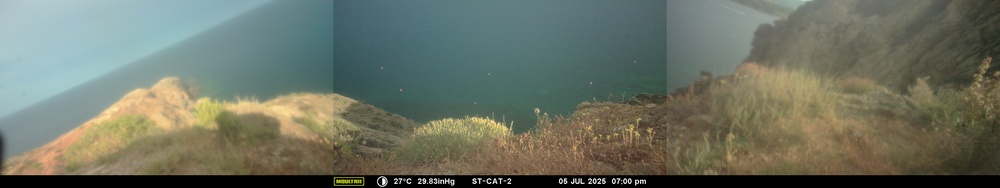
#> input picture Images/MFDC2700.JPG, 1000 x 188 px, shrunk from 10656 x 1998 before the run
$ python -i normalization.py   (imports and definitions only)
#> lines starting #> are read from the running program, lines starting #| are printed output that depends on the picture
# -*- coding: utf-8 -*-
"""Normalisation d'images : CLAHE, histogram equalization, balance des blancs."""

import cv2
import numpy as np
from PIL import Image


def clahe_equalization(image: np.ndarray, clip_limit: float = 2.0,
                       tile_grid: tuple = (8, 8)) -> np.ndarray:
    """Applique CLAHE (Contrast Limited Adaptive Histogram Equalization) sur chaque canal."""
#> called with clip_limit = 2, tile_grid = (8, 8)
    if image.dtype != np.uint8:
        image = (image * 255).clip(0, 255).astype(np.uint8)
    lab = cv2.cvtColor(image, cv2.COLOR_RGB2LAB)
#> lab: shape (188, 1000, 3); mean of channels 0, 1, 2 120, 123.9, 135.3
    clahe = cv2.createCLAHE(clipLimit=clip_limit, tileGridSize=tile_grid)
    lab[:, :, 0] = clahe.apply(lab[:, :, 0])
#> lab: shape (188, 1000, 3); mean of channels 0, 1, 2 123.3, 123.9, 135.3
    return cv2.cvtColor(lab, cv2.COLOR_LAB2RGB)
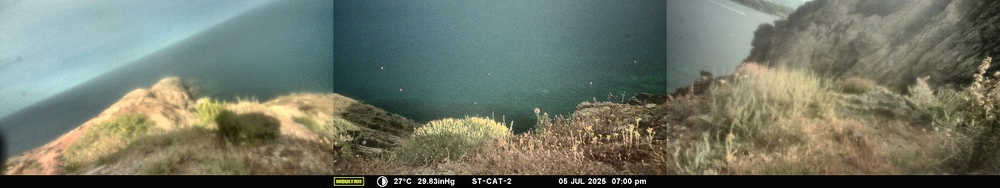
#> returned value: shape (188, 1000, 3); mean R, G, B 112.5, 118.1, 103.9


def histogram_equalization(image: np.ndarray) -> np.ndarray:
    """Histogram equalization sur le canal L (espace LAB)."""
    if image.dtype != np.uint8:
        image = (image * 255).clip(0, 255).astype(np.uint8)
    lab = cv2.cvtColor(image, cv2.COLOR_RGB2LAB)
    lab[:, :, 0] = cv2.equalizeHist(lab[:, :, 0])
    return cv2.cvtColor(lab, cv2.COLOR_LAB2RGB)


def white_balance(image: np.ndarray) -> np.ndarray:
    """Balance des blancs simple par gray-world assumption."""
    if image.dtype != np.uint8:
        image = (image * 255).clip(0, 255).astype(np.uint8)
    result = image.astype(np.float32)
    avg_b, avg_g, avg_r = result[:, :, 0].mean(), result[:, :, 1].mean(), result[:, :, 2].mean()
    avg_gray = (avg_b + avg_g + avg_r) / 3
    result[:, :, 0] *= avg_gray / max(avg_b, 1e-6)
    result[:, :, 1] *= avg_gray / max(avg_g, 1e-6)
    result[:, :, 2] *= avg_gray / max(avg_r, 1e-6)
    return result.clip(0, 255).astype(np.uint8)


def denoise(image: np.ndarray, strength: int = 10) -> np.ndarray:
    """Débruitage non-local means."""
    if image.dtype != np.uint8:
        image = (image * 255).clip(0, 255).astype(np.uint8)
    return cv2.fastNlMeansDenoisingColored(image, None, strength, strength, 7, 21)


def normalize_image(image: np.ndarray, method: str = "clahe") -> np.ndarray:
    """Pipeline de normalisation combiné."""
    methods = {
        "clahe": clahe_equalization,
        "histeq": histogram_equalization,
        "white_balance": white_balance,
        "denoise": denoise,
    }
    fn = methods.get(method, clahe_equalization)
    return fn(image)


def pil_normalize(pil_image: Image.Image, method: str = "clahe") -> Image.Image:
    """Wrapper PIL → normalisation → PIL."""
    arr = np.array(pil_image.convert("RGB"))
    normalized = normalize_image(arr, method)
    return Image.fromarray(normalized)

>>> import cv2
>>> picture = cv2.cvtColor(cv2.imread('../Images/MFDC2700.JPG'), cv2.COLOR_BGR2RGB)
>>> result = clahe_equalization(picture)

$ run again, on Images/MFDC2701.JPG
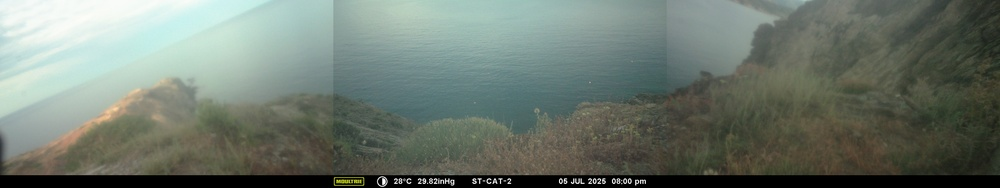
#> input picture Images/MFDC2701.JPG, 1000 x 188 px, shrunk from 10656 x 1998 before the run
#> in clahe_equalization, `return cv2.cvtColor(lab, cv2.COLOR_LAB2RGB)`:
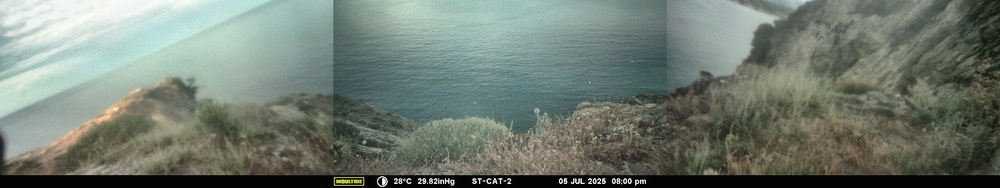
#> returned value: shape (188, 1000, 3); mean R, G, B 113, 123.3, 113.2

$ run again, on Images/MFDC3165.JPG
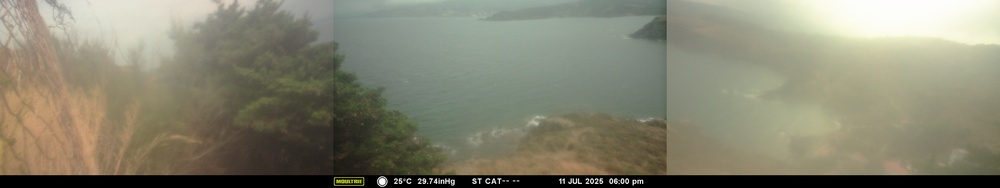
#> input picture Images/MFDC3165.JPG, 1000 x 188 px, shrunk from 10656 x 1998 before the run
#> in clahe_equalization, `return cv2.cvtColor(lab, cv2.COLOR_LAB2RGB)`:
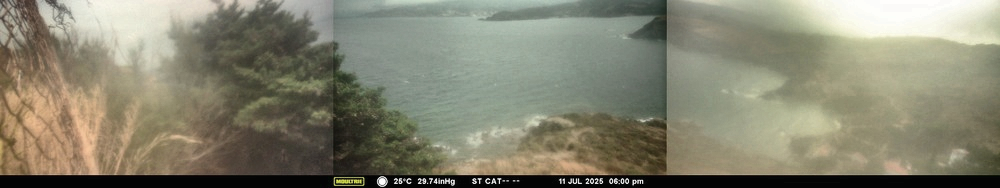
#> returned value: shape (188, 1000, 3); mean R, G, B 133.2, 131.4, 112.3

$ run again, on Images/MFDC3170.JPG
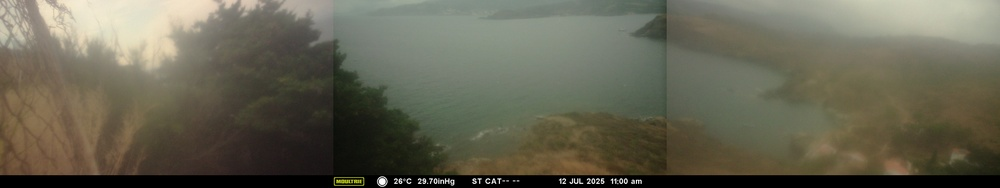
#> input picture Images/MFDC3170.JPG, 1000 x 188 px, shrunk from 10656 x 1998 before the run
#> in clahe_equalization, `return cv2.cvtColor(lab, cv2.COLOR_LAB2RGB)`:
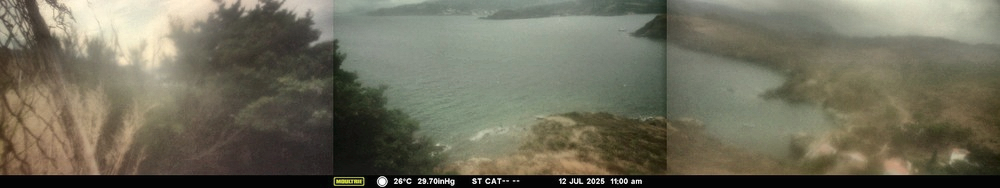
#> returned value: shape (188, 1000, 3); mean R, G, B 111.2, 108.8, 91.4
